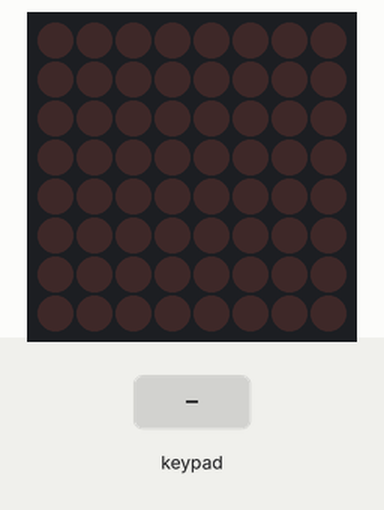
A sketch run on a simulated Arduino Uno, built with avr-gcc and run on an emulated ATmega328P. Parts: 8×8 LED matrix. The test bench sets the inputs (shaded band). MIDI output is not drawn.

Above: at 1.2 s.
1.3 s: keypad keys 1 2 A pressed 0.4 s apart
At 1.5 s:
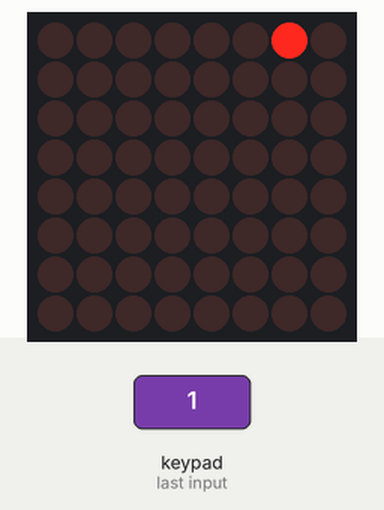
4.0 s: key '0' pressed
At 4.3 s:
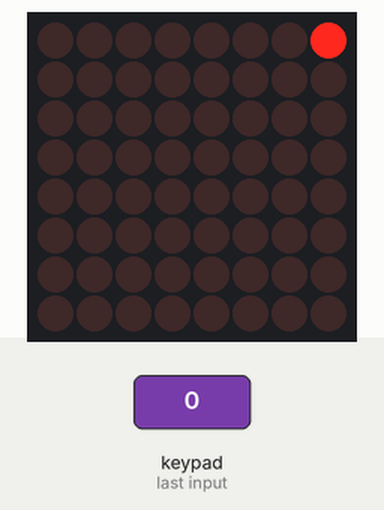
5.5 s: key '3' pressed
At 6.6 s:
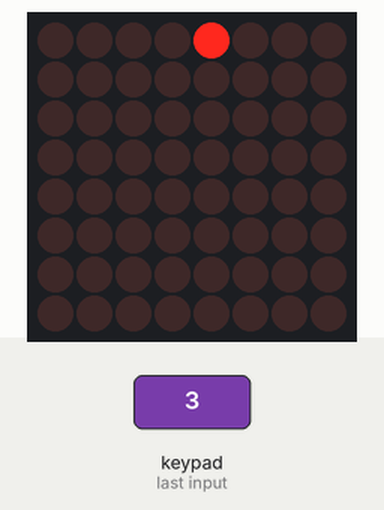
7.0 s: keypad keys 2 5 pressed 0.4 s apart
At 8.0 s:
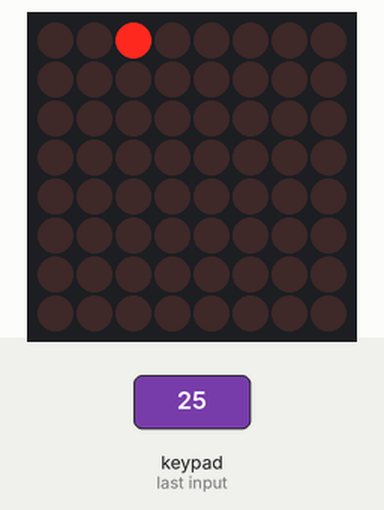
9.3 s: key '6' pressed
At 10.5 s:
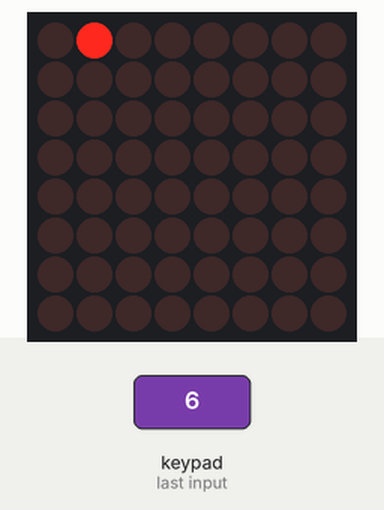
10.8 s: key '7' pressed
At 11.8 s:
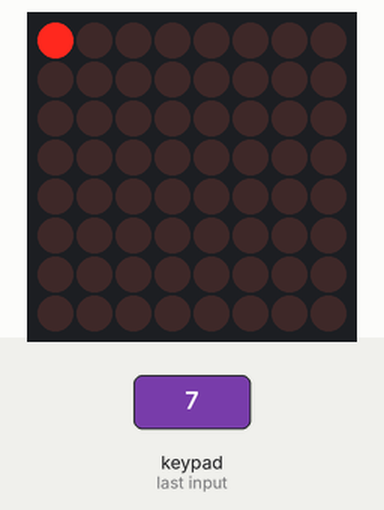
Timing chart, 0 to 13.3 s (numbered marks = the images above; inputs shaded):
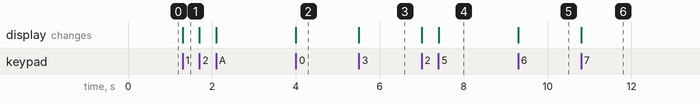

Measured:
- after the input at 1.3 s, the display: changes at once (image 1)
- after the input at 4.0 s, the display: changes at once (image 2)
- after the input at 5.5 s, the display: changes at once (image 3)
- after the input at 7.0 s, the display: first changes at once (image 4 shows a later state)
- after the input at 9.3 s, the display: changes at once (image 5)
- after the input at 10.8 s, the display: changes at once (image 6)

The sketch:

Adaptivemusical.ino
```cpp
#include <MD_MAX72xx.h>
#include <SPI.h>

#include <Wire.h>
#include <Adafruit_MPR121.h>


#include <SoftwareSerial.h>
#include <MIDI.h>

// MPR121 setup
Adafruit_MPR121 cap = Adafruit_MPR121();

// MAX7219 setup
#define MAX_DEVICES 1
#define DATA_PIN 11
#define CS_PIN 10
#define CLK_PIN 13
MD_MAX72XX mx = MD_MAX72XX(CS_PIN, MAX_DEVICES);

// MP3-TF module setup
SoftwareSerial mp3Serial(2, 3); // RX, TX for MP3 module

// MIDI setup
MIDI_CREATE_DEFAULT_INSTANCE();

void setup() {
  Serial.begin(115200);
  mp3Serial.begin(9600);

  // Initialize MPR121
  if (!cap.begin(0x5A)) {
    Serial.println("MPR121 not found, check wiring!");
    while (1);
  }

  // Initialize MAX7219
  mx.begin();
  mx.clear();

  // Initialize MIDI
  MIDI.begin(MIDI_CHANNEL_OMNI);

  // Test MP3 module
  mp3Serial.write(0x7E); // Send play command, as an example
}

void loop() {
  // Check touch input
  uint16_t touched = cap.touched();
  for (uint8_t i = 0; i < 12; i++) {
    if (touched & (1 << i)) {
      mx.clear();
      mx.setPoint(0, i, true); // Visual feedback
      playSound(i); // Play sound corresponding to touch pad
      sendMIDI(i);  // Send MIDI note
    }
  }
}

// Function to play sound based on touch input
void playSound(uint8_t index) {
  // Simple command to play track, depends on MP3-TF module command set
  mp3Serial.write(0x7E); // Replace with specific play commands
}

// Function to send MIDI note based on touch input
void sendMIDI(uint8_t note) {
  MIDI.sendNoteOn(note + 60, 127, 1); // Note On, velocity 127, channel 1
  delay(100);
  MIDI.sendNoteOff(note + 60, 127, 1); // Note Off
}
```
